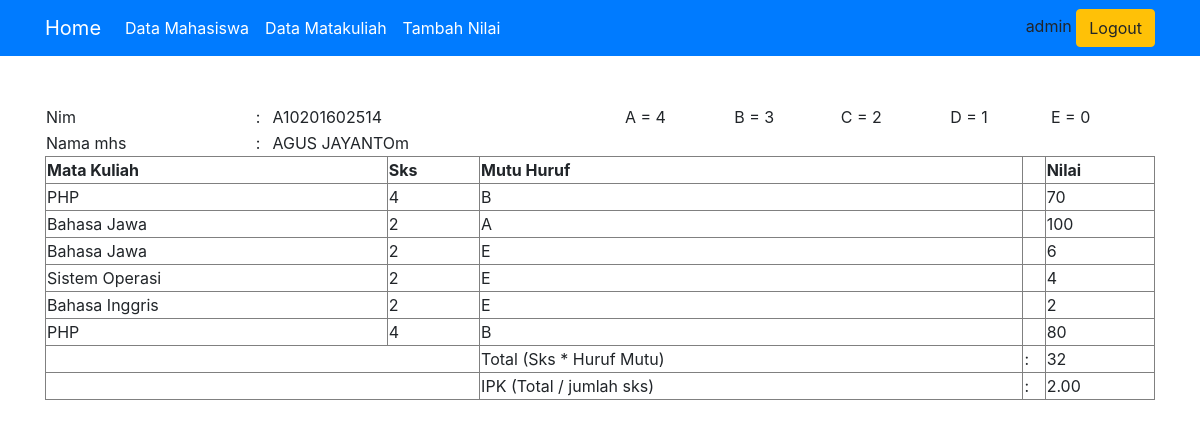
The page /index.php?halaman=detailMhs&id=A10201602514 (signed in) on the database its author committed.
### tables this page shows
CREATE TABLE IF NOT EXISTS `tb_mahasiswa` (
  `nim` varchar(16) NOT NULL,
  `nama_mhs` varchar(200) NOT NULL,
  PRIMARY KEY (`nim`)
);

CREATE TABLE IF NOT EXISTS `tb_nilai` (
  `id` int(11) NOT NULL AUTO_INCREMENT,
  `kode_matkul` varchar(4) NOT NULL,
  `nim` varchar(16) NOT NULL,
  `nilai` varchar(10) NOT NULL,
  PRIMARY KEY (`id`)
);

CREATE TABLE IF NOT EXISTS `tb_matkul` (
  `kode_matkul` varchar(4) NOT NULL,
  `nama_matkul` varchar(200) NOT NULL,
  `sks` int(2) NOT NULL,
  PRIMARY KEY (`kode_matkul`)
);

### data/mahasiswa/mhs_detail.php (the view)
<?php
$id = $_GET['id'];
$query = $conn->query("SELECT nim, nama_mhs FROM tb_mahasiswa WHERE nim = '$id' ");
$data1 = $query->fetch_assoc();
?>
<table>
	<tr>
		<td>Nim</td>
		<td>:</td>
		<td><?= $data1['nim']; ?></td>
		<td>A = 4</td>
		<td>B = 3</td>
		<td>C = 2</td>
		<td>D = 1</td>
		<td>E = 0</td>
	</tr>
	<tr>
		<td>Nama mhs</td>
		<td>:</td>
		<td><?= $data1['nama_mhs']; ?></td>
	</tr>
</table>
<table border="1">
	<thead>
		<tr>
			<th>Mata Kuliah</th>
			<th>Sks</th>
			<th>Mutu Huruf</th>
			<th></th>
			<th>Nilai</th>
		</tr>
	</thead>
	<tbody>
		<?php
		$id = $_GET['id'];
		$query2 = $conn->query("SELECT nama_matkul, sks, nilai FROM tb_nilai JOIN tb_matkul WHERE tb_nilai.nim = '$id' AND tb_nilai.kode_matkul = tb_matkul.kode_matkul ");
		$sks_x_mutu=0;
		$jml_sks=0;
		while ($data2 = $query2->fetch_assoc()) {
			?>
			<tr>
				<td><?= $data2['nama_matkul']; ?></td>
				<td><?= $data2['sks']; ?></td>
				<td>
					<?php
					if ($data2['nilai'] >= 85 && $data2['nilai'] <= 100) {
						echo "A";
						$jml_sks = $data2['sks'];
						$sks_x_mutu = 4 * $data2['sks'];
					} elseif ($data2['nilai'] >= 70 && $data2['nilai'] <= 85) {
						echo "B";
						$jml_sks = $data2['sks'];
						$sks_x_mutu = 3 * $data2['sks'];
					} elseif ($data2['nilai'] >= 60 && $data2['nilai'] <= 70) {
						echo "C";
						$jml_sks = $data2['sks'];
						$sks_x_mutu = 2 * $data2['sks'];
					} elseif ($data2['nilai'] >= 50 && $data2['nilai'] <= 60) {
						echo "D";
						$jml_sks = $data2['sks'];
						$sks_x_mutu = 1 * $data2['sks'];
					} else {
						echo "E";
						$jml_sks = $data2['sks'];
						$sks_x_mutu = 0 * $data2['sks'];
					}
					$jumlahx += $sks_x_mutu;
					$sksx += $jml_sks;
					$ipk = $jumlahx / $sksx;
					?>
				</td>
				<td></td>
				<td colspan="2"><?= $zz = $data2['nilai']; ?></td>
			</tr>
			<?php
		}
		?>
	</tbody>
	<tfoot>
		<tr>
			<td colspan="2"></td>
			<td>Total (Sks * Huruf Mutu)</td>
			<td>:</td>
			<td colspan="2">
				<?php
				 echo $jumlahx . "<br>";
				?>
			</td>
		</tr>
		<tr>
			<td colspan="2"></td>
			<td>IPK (Total / jumlah sks)</td>
			<td>:</td>
			<td>
				<?php
				echo number_format($ipk, 2);
				?>
			</td>
		</tr>
	</tfoot>
</table>

### index.php (style rules this page uses)
table { width: 100%; }

### rows shown on the page
tb_mahasiswa: nim "A10201602514", nama_mhs "AGUS JAYANTOm"
tb_nilai: kode_matkul.nama_matkul "PHP", kode_matkul.sks "4", shows "B", nilai "70"
tb_nilai: kode_matkul.nama_matkul "Bahasa Jawa", kode_matkul.sks "2", shows "A", nilai "100"
tb_nilai: kode_matkul.nama_matkul "Bahasa Jawa", kode_matkul.sks "2", shows "E", nilai "6"
tb_nilai: kode_matkul.nama_matkul "Sistem Operasi", kode_matkul.sks "2", shows "E", nilai "4"
tb_nilai: kode_matkul.nama_matkul "Bahasa Inggris", kode_matkul.sks "2", shows "E", nilai "2"
tb_nilai: kode_matkul.nama_matkul "PHP", kode_matkul.sks "4", shows "B", nilai "80"

### other values the page prints
$_SESSION['admin'] "admin"
$jumlahx "32"
$ipk "2.00"
